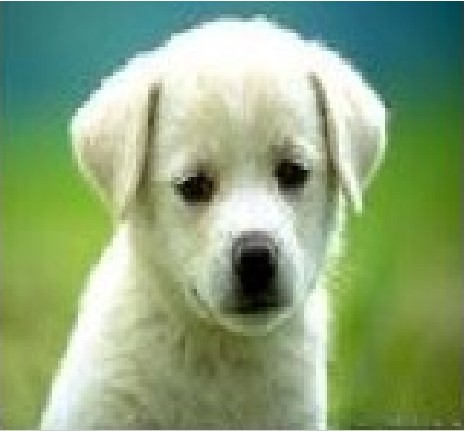
#> input picture multiplier1_rgb/image2.jpg, 465 x 431 px
$ python image2.py
#> lines starting #> are read from the running program, lines starting #| are printed output that depends on the picture
from PIL import Image

img = Image.open("image2.jpg")
#> img is the input picture: PIL image 465x431 RGB; mean R, G, B 138.6, 164.1, 122.4
img = img.convert("RGB")
img = img.resize((300, 300))
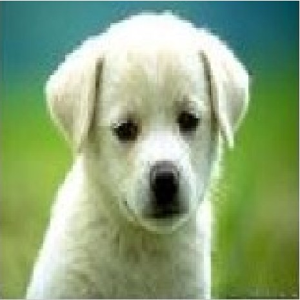
#> img: PIL image 300x300 RGB; mean R, G, B 138.6, 164, 122.3
img.save("file2.png")
image = list(img.getdata())
#> image = 90000 items
print(len(image))
#| 90000
pixels = []

for j in range(len(image)):
    for i in range(len(image[j])):
        pixels.append(image[j][i])
#> after the loop, pixels = 270000 items
pixel = []
for j in range(len(pixels)):
    pixel.append(hex(pixels[j])[2:])
#> after the loop, pixel = 270000 items
print(len(pixel))
#| 270000
with open("RGB2_pixel_hex.txt", "w") as f:
    for i in range(len(pixel)):
        f.write(str(pixel[i]) + "\n")

$ run again, with multiplier1_rgb/image1.jpg copied over multiplier1_rgb/image2.jpg
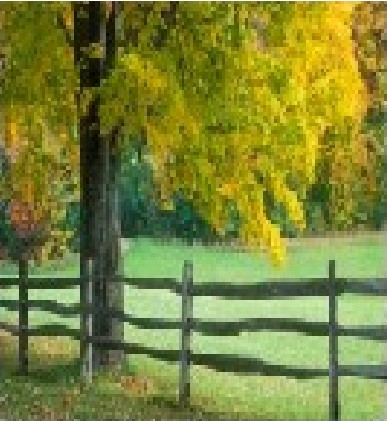
#> input picture multiplier1_rgb/image1.jpg, 387 x 421 px
#> img is the input picture: PIL image 387x421 RGB; mean R, G, B 124, 132.6, 55.9
#> `img = img.resize((300, 300))`:
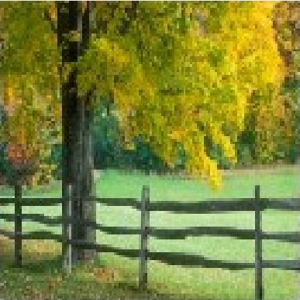
#> img: PIL image 300x300 RGB; mean R, G, B 123.9, 132.5, 56
#> image = 90000 items
#| 90000
#> after the loop `for j in range(len(image)):`: pixels = 270000 items
#| 270000
